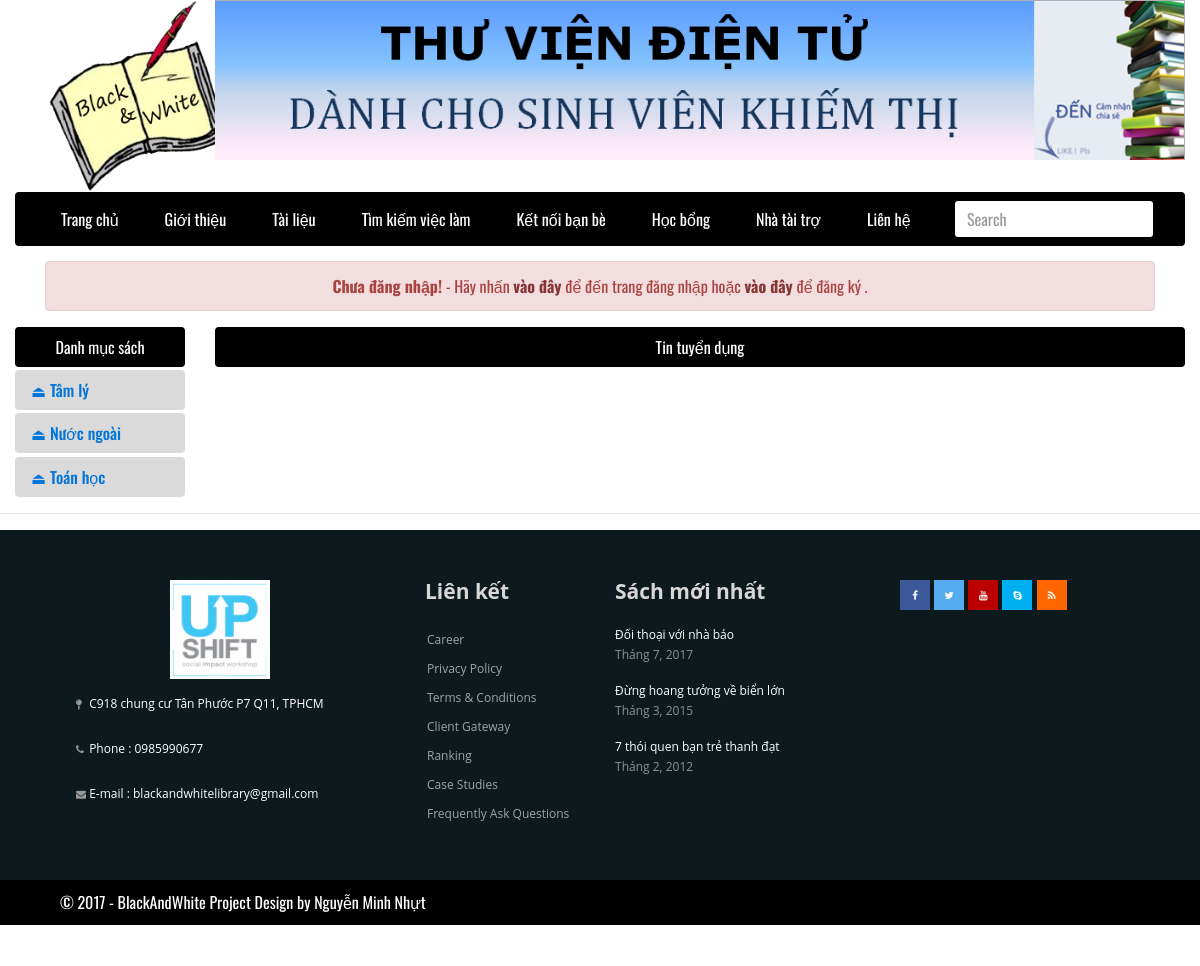
Before: /index.php?page=tin-tuyen-dung with the older database file.
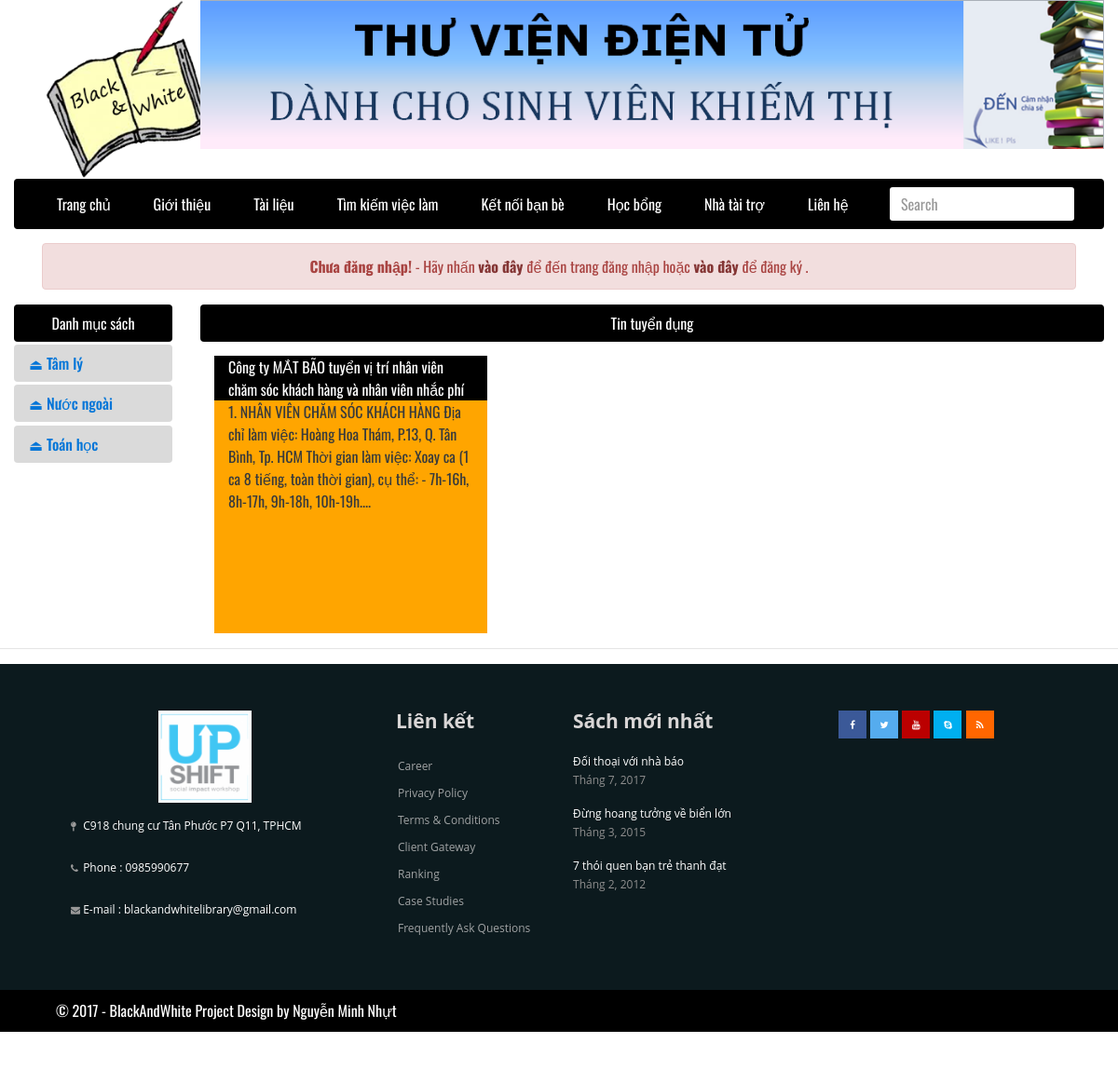
After: the same page with the newer database file.
### tables this page shows
CREATE TABLE `category` (
  `catid` int(10) NOT NULL,
  `catname` varchar(200) NOT NULL,
  `catnameseo` varchar(200) NOT NULL
);

CREATE TABLE `recruite` (
  `rid` int(100) NOT NULL,
  `rtit` varchar(255) NOT NULL,
  `rdes` text NOT NULL,
  `rct` text NOT NULL
);

### class/Db.class.php (called while the page is built, shortened)
<?php
class Db{
	private $conn = null;
	public function __construct()
	{
		$host ="mysql:host=". HOST."; dbname=". DB_NAME;
		try
		{
			$this->conn = new PDO($host, DB_USER, DB_PASS);
			$this->conn->query("set names 'utf8' ");
		}
		catch (PDOException $e)
		{
			echo "Không thể kết nối cơ sở dữ liệu";
		}
	}
	public function __destruct()
	{
		$this->conn = null;
	}
	private function query($sql, $arr = array(), $mode = PDO::FETCH_ASSOC)
	{
		$pre = $this->conn->prepare($sql);
		if(!$pre->execute($arr))
		{
			echo "Không thể thực thi"; exit;
		}
		return $pre->fetchAll($mode);
	}
	public function select($sql, $arr = array(), $mode = PDO::FETCH_ASSOC)
	{
		return $this->query($sql, $arr, $mode);
	}
}
?>

### include/recruite.php (the view)
<?php
$sql = "SELECT * FROM recruite";
$obj = new Db();
$rows = $obj->select($sql);
?>
<div class="col-sm-10">
    <nav class="navbar navbar-default navbar-fnt navbar-backgrnd menu-primary showcase">
    <center><div class="nav-link active" href="#"><span>Tin tuyển dụng</span></div></center>
  </nav>
  <div class="container">
    <div class="row">
      <?php
        foreach ($rows as $row) {
      ?>
      <div class="col-sm-4">
          <div class="col-sm-12 tieudetd">
            <?php echo $row['rtit']; ?>
          </div>
          <div class="col-sm-12 ndtuyendung">
            <?php echo $row['rdes']; ?>
          </div>
      </div>
      <?php } ?>
    </div>
  </div>
</div>

### index.php (shortened to what this page needs)
<!DOCTYPE html>
<html>
  <head>
    <?php
    require_once("include/header.php");
    ?>
  </head>
  <body>
    <?php
    require_once("include/banner.php");
    require_once("include/menuprimary.php");
    require_once("include/status.php");
    ?>
    <div class="container-fluid">
      <div class="row">
        <div class="col-sm-12">
          <div class="row">
            <?php
            require_once("include/leftmenu.php");
            if(isset($_GET['page'])){
              $id = $_GET['page'];
            }
            else $id = "";
            switch ($id) {
              case 'tin-tuyen-dung':
                require_once("include/recruite.php");
                break;
            }
            ?>
          </div>
        </div>
      </div>
    </div>
    <hr>
    <?php
    require_once("include/footer.php");
    ?>
  </body>
</html>

### include/header.php (shortened to what this page needs)
<link rel="stylesheet" href="vendor/bootstrap.css">
<link rel="stylesheet" href="vendor/font-awesome.css">
<link rel="stylesheet" href="style/style.css">

### include/banner.php
<div class="container-fluid">
  <div class="row">
    <div class="col-sm-2 push-1-sm logo">
      <img src="img/logo.png" alt="" height="200px">
    </div>
    <div class="col-sm-10">
      <div class="row banner">
        <div class="col-sm-12">
          <img src="img/banner.png" alt="">
        </div>
      </div>
    </div>
  </div>
</div>

### include/menuprimary.php
<div class="container-fluid">
  <div class="row">
    <div class="col-sm-12">
      <nav class="navbar navbar-default navbar-fnt navbar-backgrnd menu-primary">
        <ul class="nav navbar-nav">
          <li class="nav-item active firstitem">
            <a class="nav-link first-item" href="index.php">Trang chủ<span class="sr-only">(current)</span></a>
          </li>
          <li class="nav-item active">
            <a class="nav-link first-item" href="index.php?page=gioi-thieu">Giới thiệu<span class="sr-only">(current)</span></a>
          </li>
          <li class="nav-item active">
            <a class="nav-link first-item" href="index.php?page=test">Tài liệu<span class="sr-only">(current)</span></a>
          </li>
          <li class="nav-item active">
            <a class="nav-link first-item" href="index.php?page=tin-tuyen-dung">Tìm kiếm việc làm<span class="sr-only">(current)</span></a>
          </li>
          <li class="nav-item active">
            <a class="nav-link first-item" href="index.php">Kết nối bạn bè<span class="sr-only">(current)</span></a>
          </li>
          <li class="nav-item active">
            <a class="nav-link first-item" href="index.php">Học bổng<span class="sr-only">(current)</span></a>
          </li>
          <li class="nav-item active">
            <a class="nav-link first-item" href="index.php">Nhà tài trợ<span class="sr-only">(current)</span></a>
          </li>
          <li class="nav-item active">
            <a class="nav-link first-item" href="index.php">Liên hệ<span class="sr-only">(current)</span></a>
          </li>
          <form class="form-inline text-sm-right searchbox">
              <input class="form-control" type="text" placeholder="Search" style="width:200px;">
          </form>
        </ul>
      </nav>
    </div></div>
</div>

### include/status.php
<div class="container">
  <div class="row">
    <div class="col-sm-12 text-sm-center">
      <?php if (!isset($_SESSION['bawuser'])) { ?>
      <div class="alert alert-danger" role="alert">
        <strong>Chưa đăng nhập!</strong> - Hãy nhấn <a href="index.php?page=dang-nhap" class="alert-link">vào đây</a> để đến trang đăng nhập hoặc <a href="index.php?page=dang-ky" class="alert-link">vào đây</a> để đăng ký .
      </div>
      <?php } else{ ?>
        <div class="alert alert-info" role="alert">
          Xin chào, <strong><?php echo $_SESSION['bawuser']; ?></strong> - Hãy nhấn <a href="index.php?page=dang-xuat" class="alert-link">vào đây</a> để đăng xuất.
        </div>
        <?php } ?>
    </div>
  </div>
</div>

### include/leftmenu.php
<div class="col-sm-2 menu-left">
  <ul class="nav nav-pills nav-stacked">
    <li class="nav-item">
      <div href="#" class="nav-link active category">Danh mục sách</div>
    </li>
    <?php
    $sql = "SELECT * FROM category";
    $obj = new Db();
    $rows = $obj->select($sql);
    foreach ($rows as $row) {
    ?>
    <li class="nav-item">
       <a href="index.php?danh-muc=<?php echo $row['catnameseo']; ?>" class="nav-link"><span class="glyphicon glyphicon-th"></span>⏏ <?php echo $row['catname']; ?></a>
    </li>
    <?php } ?>
  </ul>
</div>

### include/footer.php
<footer>
<div class="container">
<div class="row">
  <div class="col-md-4 col-sm-6 footerleft ">
    <div class="logofooter text=sm=center"><center><img src="img/ntt.png" width="100px"></center></div>
    <p><i class="fa fa-map-pin"></i> C918 chung cư Tân Phước P7 Q11, TPHCM</p>
    <p><i class="fa fa-phone"></i> Phone : 0985990677</p>
    <p><i class="fa fa-envelope"></i> E-mail : blackandwhitelibrary@gmail.com</p>
  </div>
  <div class="col-md-2 col-sm-6 paddingtop-bottom">
    <h6 class="heading7">Liên kết</h6>
    <ul class="footer-ul">
      <li><a href="#"> Career</a></li>
      <li><a href="#"> Privacy Policy</a></li>
      <li><a href="#"> Terms & Conditions</a></li>
      <li><a href="#"> Client Gateway</a></li>
      <li><a href="#"> Ranking</a></li>
      <li><a href="#"> Case Studies</a></li>
      <li><a href="#"> Frequently Ask Questions</a></li>
    </ul>
  </div>
  <div class="col-md-3 col-sm-6 paddingtop-bottom">
    <h6 class="heading7">Sách mới nhất</h6>
    <div class="post">
      <p>Đối thoại với nhà báo <span>Tháng 7, 2017</span></p>
      <p>Đừng hoang tưởng về biển lớn <span>Tháng 3, 2015</span></p>
      <p>7 thói quen bạn trẻ thanh đạt <span>Tháng 2, 2012</span></p>
    </div>
  </div>
  <div class="col-md-3 col-sm-6 paddingtop-bottom">
    <div class="fb-page" data-href="https://www.facebook.com/facebook" data-tabs="timeline" data-height="300" data-small-header="false" style="margin-bottom:15px;" data-adapt-container-width="true" data-hide-cover="false" data-show-facepile="true">
      <div class="fb-xfbml-parse-ignore">
        <a href="#" class="fa fa-facebook"></a>
        <a href="#" class="fa fa-twitter"></a>
        <a href="#" class="fa fa-youtube"></a>
        <a href="#" class="fa fa-skype"></a>
        <a href="#" class="fa fa-rss"></a>
      </div>
    </div>
  </div>
</div>
</div>
</footer>
<div class="copyright">
<div class="container">
<div class="col-md-6">
  <p>© 2017 - BlackAndWhite Project Design by Nguyễn Minh Nhựt</p>
</div>
<div class="col-md-6">
  <ul class="bottom_ul">
    <li><a href="#">webenlance.com</a></li>
    <li><a href="#">About us</a></li>
    <li><a href="#">Blog</a></li>
    <li><a href="#">Faq's</a></li>
    <li><a href="#">Contact us</a></li>
    <li><a href="#">Site Map</a></li>
  </ul>
</div>
</div>
</div>

### style/style.css (style rules this page uses)
.col-sm-12.ndtuyendung { background-color: orange; width: 100%; height: 250px; }
.col-sm-12.tieudetd { background-color: black; color: white; }
.showcase span { color: white; }
.nav-link.active.category { background-color: black; text-align: center; }
.menu-left a.nav-link { background-color: #dadada; font-weight: 500; }
nav.navbar.navbar-default.navbar-fnt.navbar-backgrnd.menu-primary { margin-bottom: 15px; }
.searchbox input.form-control { margin-right: 15px; }
.menu-primary a.nav-link.first-item { color: white; margin-left: 30px; }
.navbar-default { background-color: #000; border-color: #030033; }
.banner img { width: 1000px; }
.banner img { width: 100%; }
body { font-family: 'Oswald', sans-serif; }
.logo img { height: 192px; margin-top: 0px; margin-left: 28px; background-color: transparent; }
footer { background-color:#0c1a1e; min-height:350px; font-family: 'Open Sans', sans-serif; }
.footerleft { margin-top:50px; padding:0 36px; }
.logofooter { margin-bottom:10px; font-size:25px; color:#fff; font-weight:700; }
.footerleft p { color:#fff; font-size:12px !important; font-family: 'Open Sans', sans-serif; margin-bottom:15px; }
.footerleft p i { width:20px; color:#999; }
.paddingtop-bottom { margin-top:50px; }
.footer-ul { list-style-type:none; padding-left:0px; margin-left:2px; }
.footer-ul li { line-height:29px; font-size:12px; }
.footer-ul li a { color:#a0a3a4; transition: color 0.2s linear 0s, background 0.2s linear 0s; }
.copyright { min-height:40px; background-color:#000000; }
.copyright p { text-align:left; color:#FFF; padding:10px 0; margin-bottom:0px; }
.heading7 { font-size:21px; font-weight:700; color:#d9d6d6; margin-bottom:22px; }
.post p { font-size:12px; color:#FFF; line-height:20px; }
.post p span { display:block; color:#8f8f8f; }
.bottom_ul { list-style-type:none; float:right; margin-bottom:0px; }
.bottom_ul li { float:left; line-height:40px; }
.bottom_ul li:after { content:"/"; color:#FFF; margin-right:8px; margin-left:8px; }
.bottom_ul li a { color:#FFF; font-size:12px; }
.fa { padding: 10px; font-size: 10px; width: 30px; height: 30px; text-align: center; text-decoration: none; }
.fa-facebook { background: #3B5998; color: white; }
.fa-rss { background: #ff6600; color: white; }
.fa-youtube { background: #bb0000; color: white; }
.fa-skype { background: #00aff0; color: white; }
.fa-twitter { background: #55ACEE; color: white; }

Changed rows visible on the page:
added recruite: rtit "Công ty MẮT BÃO tuyển vị trí nhân viên chăm sóc khách hàng và nhân viên nhắc phí", rdes "1. NHÂN VIÊN CHĂM SÓC KHÁCH HÀNG Địa chỉ làm việc: Hoàng Hoa Thám, P.13, Q. Tân Bình, Tp. HCM Thời gian làm việc: Xoay ca (1 ca 8 tiếng, toàn thời gian), cụ thể: - 7h-16h, 8h-17h, 9h-18h, 10h-19h...."
